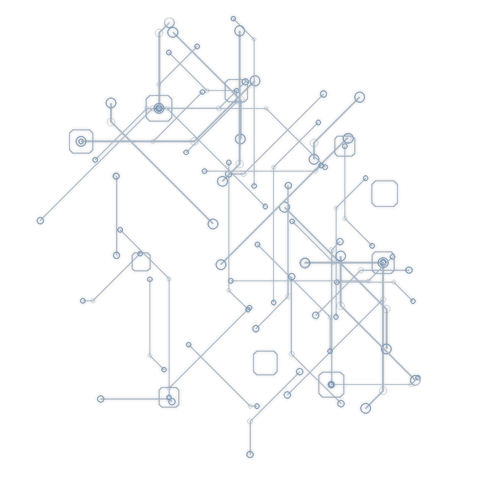
#> input picture Firmware/STM32H743/TouchGFX/assets/images/board.png, 480 x 480 px
$ python gen_settings_tasks_style.py
#> lines starting #> are read from the running program, lines starting #| are printed output that depends on the picture
### Firmware/STM32H743/aura_assets/gen/gen_settings.py
#!/usr/bin/env python3
# -*- coding: utf-8 -*-
"""
Menu SETTINGS - Aura Assistant.

Quatro linhas translucidas (Wi-Fi, Bluetooth, Brightness, Sound) que
flutuam sobre o campo de particulas. O fundo continua vivo:
o painel tem ~40% de opacidade, entao as bolhas e a esfera aparecem atraves
dele.

DECISOES
  - Cada linha e UM sprite: caixa + icone + rotulo + chevron. Sao fixos,
    entao assar tudo junto troca 4 widgets por 1. O VALOR e texto livre,
    editado em tempo de execucao: sai de um ATLAS DE GLIFOS (glyphs/g_XX,
    XX = codigo ASCII em hex) desenhado pelo widget GlyphText. TextArea nao
    serve: nao acompanha o Layout Rotation.
  - Duas versoes por linha: normal e em foco (borda e barra acesas). Um
    halo separado (glow_<i>) fica atras da linha em foco e "respira".
  - As caixas acompanham a curva do display: a largura de cada uma e
    limitada pelo circulo util, mas o conteudo (icone, texto, valor,
    chevron) fica em colunas fixas - alinhado como lista, recortado como
    lente.
  - Cantos chanfrados assimetricos, mesmo vocabulario dos icones
    (gen_icons.py): corte grande em dois cantos, pequeno nos outros, e um
    gap na borda superior.
  - Fonte, tracking e rampa de cor vem do gen_text.py - as palavras novas
    tem que parecer escritas pela mesma mao das antigas.
  - Toda imagem sai quantizada em <= 256 cores RGBA (L8_ARGB8888) e com
    alpha 0 na borda.

Tudo e desenhado em coordenadas LOGICAS (nao giradas) e girado 90 graus
anti-horario na saida, igual ao gen_rotate.py.

Saida:
    gen/settings/                 PNGs nao girados (referencia)
    assets_rotacionados/settings/ PNGs girados
    TouchGFX/assets/images/aura/settings/   (com --install)
    assets_rotacionados/glyphs/   atlas de glifos dos valores, girado
    TouchGFX/assets/images/aura/glyphs/     (com --install)
    TouchGFX/gui/include/gui/common/SettingsLayout.hpp   (com --install)
    TouchGFX/gui/include/gui/common/SettingsGlyphs.hpp   (com --install)
    preview/settings_menu.png, preview/settings_menu.gif

    python gen_settings.py            # gera e faz o preview
    python gen_settings.py --install  # tambem copia para o TouchGFX
"""

import os, sys, math, shutil, random
import numpy as np
from PIL import Image, ImageDraw, ImageFilter, ImageFont

import gen_text as gt
import gen_icons as gi

HERE = os.path.dirname(os.path.abspath(__file__))
BASE = os.path.dirname(HERE)                       # aura_assets/
OUT = os.path.join(HERE, "settings")
OUT_ROT = os.path.join(BASE, "assets_rotacionados", "settings")
PREVIEW = os.path.join(BASE, "preview")
TGFX = os.path.join(os.path.dirname(BASE), "TouchGFX")
TGFX_IMG = os.path.join(TGFX, "assets", "images", "aura", "settings")
OUT_GLYPH = os.path.join(BASE, "assets_rotacionados", "glyphs")
TGFX_GLYPH = os.path.join(TGFX, "assets", "images", "aura", "glyphs")
LAYOUT_HPP = os.path.join(TGFX, "gui", "include", "gui", "common",
                          "SettingsLayout.hpp")
GLYPH_HPP = os.path.join(TGFX, "gui", "include", "gui", "common",
                         "SettingsGlyphs.hpp")

SS = 6
W = H = 480

# ------------------------------------------------------------------ layout
# Coordenadas LOGICAS (como a pessoa ve o display), y para baixo.
TITLE_CY = 88           # lbl_settings reaproveitado
SUB_CY = 113
ROW_Y0 = 136
ROW_H = 46
ROW_GAP = 8
ROW_PITCH = ROW_H + ROW_GAP
R_SAFE = 214            # raio onde os cantos das caixas ainda cabem
HW_MAX = 178            # meia-largura maxima de uma caixa
ICON_CX = 104
ICON_N = 30
LABEL_X = 130           # inicio do texto visivel
VALUE_RX = 352          # fim do texto visivel do valor
CHEV_CX = 377
PAD = 4                 # margem transparente do sprite da linha
GLOW_PAD = 18

ROWS = [
    ("wifi",       "WI-FI"),
    ("bluetooth",  "BLUETOOTH"),
    ("brightness", "BRIGHTNESS"),
    ("sound",      "SOUND"),
]

# Atlas dos valores. O texto e convertido para MAIUSCULAS no GlyphText
# (mesmo estilo dos rotulos); caracteres fora do atlas viram '?'.
GLYPH_PT = 18
GLYPH_PAD = 3           # margem de cada celula, px logicos
GLYPH_CHARS = ("ABCDEFGHIJKLMNOPQRSTUVWXYZ0123456789"
               "-_.,:;/%+&'()!?#@*")
# valores de exemplo so para o preview
PREVIEW_VALUES = ["HOMENET", "ON", "70%", "5/10"]
SUBTITLE = "CUSTOMIZE YOUR AURA"

C_CYAN = np.array((78, 196, 252), np.float32)
C_FILL_TOP = np.array((10, 30, 56), np.float32)
C_FILL_BOT = np.array((5, 16, 34), np.float32)
C_FOCUS = np.array((40, 220, 150), np.float32)
C_FOCUS_ACCENT = np.array((184, 255, 219), np.float32)
C_FOCUS_TOP = np.array((8, 65, 43), np.float32)
C_FOCUS_BOT = np.array((4, 32, 23), np.float32)

# rampa do valor: mais azul e menos branca que a do rotulo - o valor e
# informacao secundaria, como na referencia.
VAL_RAMP = ((184, 223, 243),) * 3


# [7 lines left out: function row_rect, not called in this run]


# ------------------------------------------------------------------ icones
# Mesmo grid de 24 e mesma hierarquia (primario 255, secundario DIM) do
# gen_icons.py.
G = gi.G
DIM = int(255 * gi.DIM)


def draw_wifi(dr, u, w):
    cx, cy = 12 * G, 18.5 * G
    for k, r in enumerate((4.5, 8.5, 12.5)):
        v = 255 if k < 2 else DIM
        dr.arc([u(cx - r * G), u(cy - r * G), u(cx + r * G), u(cy + r * G)],
               225, 315, fill=v, width=w)
    r = 1.4 * G
    dr.ellipse([u(cx - r), u(cy - r), u(cx + r), u(cy + r)], fill=255)


def draw_bluetooth(dr, u, w):
    pts = [(6.5, 7.5), (17, 16.5), (12, 21), (12, 3), (17, 7.5), (6.5, 16.5)]
    dr.line([(u(x * G), u(y * G)) for x, y in pts], fill=255, width=w,
            joint="curve")
    for sg in (-1, 1):           # pontos laterais: detalhe secundario
        r = 0.9 * G
        x, y = 12 * G + sg * 8.5 * G, 12 * G
        dr.ellipse([u(x - r), u(y - r), u(x + r), u(y + r)], fill=DIM)


def draw_brightness(dr, u, w):
    c = 12 * G
    r = 4.2 * G
    dr.ellipse([u(c - r), u(c - r), u(c + r), u(c + r)], outline=255, width=w)
    for i in range(8):
        a = math.pi / 4 * i
        r0, r1 = (6.8, 9.8) if i % 2 == 0 else (7.0, 8.6)
        dr.line([u(c + r0 * G * math.cos(a)), u(c + r0 * G * math.sin(a)),
                 u(c + r1 * G * math.cos(a)), u(c + r1 * G * math.sin(a))],
                fill=255 if i % 2 == 0 else DIM, width=w)


def draw_sound(dr, u, w):
    body = [(3.5, 9.5), (7.5, 9.5), (12.5, 5), (12.5, 19), (7.5, 14.5),
            (3.5, 14.5), (3.5, 9.5)]
    dr.line([(u(x * G), u(y * G)) for x, y in body], fill=255, width=w,
            joint="curve")
    for k, r in enumerate((4.0, 7.5)):
        dr.arc([u((12 - r) * G), u((12 - r) * G), u((12 + r) * G),
                u((12 + r) * G)], -48, 48, fill=255 if k == 0 else DIM, width=w)


DRAW = {"wifi": draw_wifi, "bluetooth": draw_bluetooth,
        "brightness": draw_brightness, "sound": draw_sound}


def build_icon(name, n=ICON_N):
    gi.DRAW[name] = DRAW[name]
    return gi.build_icon(name, n)


# [199 lines left out: functions build_chevron, chamfer_poly, panel_layers, build_row, build_glow, render_glyph and 4 more, not called in this run]


def ncolors(im):
    return len(np.unique(np.asarray(im).reshape(-1, 4), axis=0))


def edge_alpha(im):
    a = np.asarray(im)[..., 3]
    return int(max(a[0].max(), a[-1].max(), a[:, 0].max(), a[:, -1].max()))


# [102 lines left out: functions build_all, write_layout, write_glyphs, not called in this run]


# ------------------------------------------------------------------ preview
# Replica da SettingsLogic.cpp para o GIF: mesmas constantes de tempo.
REVEAL_DELAY, REVEAL_DUR, SLIDE_PX = 4, 16, 44


def ease(t):
    t = min(1.0, max(0.0, t))
    return t * t * (3 - 2 * t)


def unrot(path):
    return Image.open(path).convert("RGBA").rotate(-90, expand=True)


# [125 lines left out: functions make_background, compose, previews, main, not called in this run]


# [2 lines that do not run on import are left out]

### Firmware/STM32H743/aura_assets/gen/gen_text.py
#!/usr/bin/env python3
# -*- coding: utf-8 -*-
"""
Rotulos de texto como SPRITES - Aura Assistant.

Mesma decisao dos digitos da bateria: um TextArea exigiria criar cada texto e
configurar a fonte no Designer, e dependencias de configuracao ja falharam em
silencio nesta integracao. Os textos aqui sao fixos e poucos, entao virar
imagem custa 20 KB e elimina o passo manual.

O tracking (letter-spacing) tambem so existe assim: o Designer nem sempre
expoe esse ajuste, e sem ele o texto em caixa alta fica apertado e perde a
leitura de painel tecnico.

Saida:
    text/lbl_<nome>.png    rotulo grande da opcao (centro da tela)
    text/ctx_<nome>.png    mesma palavra pequena, para sob a marca AURA
    text/msg_<nome>.png    frases de estado
"""

import os
import numpy as np
from PIL import Image, ImageDraw, ImageFont, ImageFilter

import os as _os
_HERE = _os.path.dirname(_os.path.abspath(__file__))
OUT = _os.path.join(_HERE, "text")

SS = 6
TRACK = 0.02            # fracao do corpo da fonte

def _font(name):
    # aura_assets/fonts/ primeiro (Windows); o caminho Linux original e o
    # fallback de quem gerou os assets anteriores.
    local = _os.path.join(_os.path.dirname(_HERE), "fonts", name)
    if _os.path.isfile(local):
        return local
    return "/usr/share/fonts/truetype/google-fonts/" + name


FONT_MED = _font("Poppins-Medium.ttf")
FONT_REG = _font("Poppins-Regular.ttf")

LABELS = ["SETTINGS", "TASKS", "REMINDERS", "CALENDAR", "CHAT"]
MSGS = {
    "hold": "HOLD TO SELECT",
    "cancelled": "CANCELLED",
    "move": "MOVE TO CONTINUE",
    "nocontent": "NO CONTENT YET",
    "back": "HOLD FINGER CLOSE 2s TO GO BACK",
}

C_LOW, C_MID, C_HIGH = (30, 96, 150), (150, 215, 245), (235, 248, 255)


# [83 lines left out: functions render_text, finish, main, not called in this run]


# [2 lines that do not run on import are left out]

### Firmware/STM32H743/aura_assets/gen/gen_settings_tasks_style.py
"""Install Tasks-style Settings sprites in custom QSPI assets, outside Designer."""
from pathlib import Path
import argparse
import numpy as np
from PIL import Image, ImageDraw, ImageFont, ImageFilter
import gen_settings as legacy

ROOT = Path(__file__).resolve().parents[2]
OUT = ROOT / 'aura_assets/compiled/settings_style'
PREVIEW = ROOT / 'aura_assets/preview/settings_tasks_style'
S = 6
FONT = ROOT / 'aura_assets/fonts/Poppins-Medium.ttf'
WHITE = (235, 248, 255)
BLUE = (160, 205, 238)
ROWS = [('Wi-Fi network', 'Wi-Fi', 'wifi', (75,159,255)),
        ('Bluetooth', 'Wireless', 'bluetooth', (184,120,255)),
        ('Display brightness', 'Display', 'brightness', (55,237,156)),
        ('Speaker volume', 'Audio', 'sound', (75,159,255))]


def focus_orb(complete):
    yy,xx=np.mgrid[0:44*S,0:44*S].astype(float)/S
    radius=np.hypot(xx-22,yy-22)
    halo=np.exp(-((radius/14)**4))*190
    pixels=np.zeros((44*S,44*S,4),dtype=np.uint8)
    pixels[:,:,:3]=(10,215,255)
    pixels[:,:,3]=halo.astype(np.uint8)
    inside=radius<=9.5
    shade=np.clip(1-radius/12,0,1)
    shine=np.exp(-(((xx-19)/4)**2+((yy-18)/3)**2))
    for channel,base in enumerate((25,190,235)):
        pixels[:,:,channel]=np.where(inside,np.clip(base+(255-base)*(shade*.55+shine*.85),0,255),pixels[:,:,channel])
    pixels[:,:,3]=np.where(inside,255,pixels[:,:,3])
    im=Image.fromarray(pixels)
    dr=ImageDraw.Draw(im)
    dr.ellipse((12.5*S,12.5*S,31.5*S,31.5*S),outline=(170,255,255),width=S)
    if complete: dr.line((16*S,22*S,20*S,26*S,28*S,18*S),fill=(0,63,84),width=2*S,joint='curve')
    return im


def row(index, focus):
    im = Image.new('RGBA', (364*S, 54*S))
    dr = ImageDraw.Draw(im)
    dr.rounded_rectangle((4*S,4*S,360*S,50*S), radius=9*S,
                         fill=(5,49,65,235) if focus else (5,19,28,235),
                         outline=(100,246,255,255) if focus else (28,72,96,255), width=S)
    cx, cy = 28, 27
    if focus:
        im.alpha_composite(focus_orb(False),((cx-22)*S,(cy-22)*S))
    else:
        dr.ellipse(((cx-8)*S,(cy-8)*S,(cx+8)*S,(cy+8)*S), outline=BLUE,width=S)
    title, label, key, color = ROWS[index]
    dr.text((50*S,9*S),title,font=ImageFont.truetype(str(FONT),14*S),fill=WHITE,anchor='lt')
    # Colored glass tag uses the same construction as the approved Tasks mockup.
    tag=Image.new('RGBA',(101*S,24*S))
    mask=Image.new('L',tag.size)
    ImageDraw.Draw(mask).rounded_rectangle((S,S,100*S,23*S),radius=12*S,fill=255)
    td=ImageDraw.Draw(tag)
    for py in range(24*S):
        f=0.34-0.15*py/(24*S-1)
        td.line((0,py,101*S,py),fill=tuple(round(c*f) for c in color)+(255,))
    tag.putalpha(mask)
    td.rounded_rectangle((S,S,100*S,23*S),radius=12*S,outline=color,width=S)
    ink=tuple(round(c*.45+255*.55) for c in color)
    icon=Image.new('L',(16*S,16*S))
    legacy.DRAW[key](ImageDraw.Draw(icon),lambda v:v*16*S,round(1.2*S))
    colored=Image.new('RGBA',icon.size,ink)
    colored.putalpha(icon)
    tag.alpha_composite(colored,(9*S,4*S))
    td.text((32*S,12*S),label,font=ImageFont.truetype(str(FONT),11*S),fill=ink,anchor='lm')
    im.alpha_composite(tag,(243*S,((54-24)//2)*S))
    return im.resize((364,54),Image.Resampling.LANCZOS)


def glow():
    im=Image.new('RGBA',(44*S,44*S))
    ImageDraw.Draw(im).ellipse((12*S,12*S,32*S,32*S),fill=(35,221,255,230))
    return im.filter(ImageFilter.GaussianBlur(5*S)).resize((44,44),Image.Resampling.LANCZOS)


def glyph(character):
    font=ImageFont.truetype(str(FONT),11*S)
    advance=round(font.getlength(character)*16/S)
    width=int(np.ceil(font.getlength(character)/S))+4
    im=Image.new('RGBA',(width*S,19*S))
    ImageDraw.Draw(im).text((2*S,12*S),character,font=font,fill=BLUE,anchor='ls')
    return im.resize((width,19),Image.Resampling.LANCZOS),advance


def main():
    install=argparse.ArgumentParser()
    install.add_argument('--install',action='store_true')
    args=install.parse_args()
    PREVIEW.mkdir(parents=True,exist_ok=True)
    assets=[]
    for i in range(4):
        for focused in (False,True):
            assets.append((f'row_{i}_{int(focused)}',row(i,focused),0))
    assets.append(('glow',glow(),0))
#> in glow, `im=Image.new('RGBA',(44*S,44*S))`: im: PIL image 264x264 RGBA; every value is 0
    frame=Image.new('RGBA',(364*S,54*S))
    ImageDraw.Draw(frame).rounded_rectangle((4*S,4*S,360*S,50*S),radius=9*S,outline=(130,255,255,255),width=S)
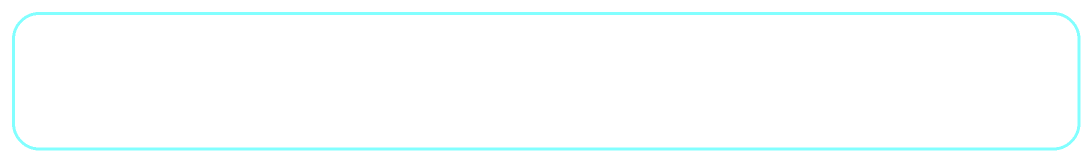
#> frame: PIL image 2184x324 RGBA (shown at 1/2 size); mean R, G, B, A 5.2, 10.2, 10.2, 10.2; transparent parts drawn white
    assets.append(('focus_frame',frame.resize((364,54),Image.Resampling.LANCZOS),0))
    for code in range(33,127):
        im,advance=glyph(chr(code))
        assets.append((f'g_{code:02X}',im,advance))
#> this loop made 94 passes
#> advance on passes 1 to 12: 71, 81, 147, 112, 167, 137, 48, 69, 69, 88, 147, 56
#> after the loop, assets = 104 items
    # All custom sprites must have clean transparent edges. ARGB8888 uses
    # no palette and requires no dithering or Designer conversion.
    for _,im,_ in assets:
        pixels=np.array(im)
        pixels[[0,-1],:]=0
        pixels[:,[0,-1]]=0
        im.paste(Image.fromarray(pixels))
        assert not np.asarray(im)[[0,-1],:,3].any()
        assert not np.asarray(im)[:,[0,-1],3].any()
#> this loop made 104 passes
#> pass 1, in main, `pixels=np.array(im)`:
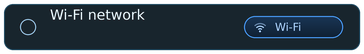
#> pixels: shape (54, 364, 4); mean R, G, B, A 12.7, 31.8, 43.4, 199.3; transparent parts drawn white
    font=ImageFont.truetype(str(FONT),11*S)
    for value in ('HomeNet','On','Off','0%','100%','0/10','10/10'):
        assert font.getlength(value)/S<=180
    for title, label, _, _ in ROWS:
        assert ImageFont.truetype(str(FONT),14*S).getlength(title)/S<190
        assert font.getlength(label)/S<65
    canvas=Image.new('RGBA',(480,480),(0,0,0,255))
    base=ROOT/'TouchGFX/assets/images'
    board=Image.open(base/'board.png').convert('RGBA').transpose(Image.Transpose.ROTATE_270)
    board.putalpha(board.getchannel('A').point(lambda a:round(a*.4)))
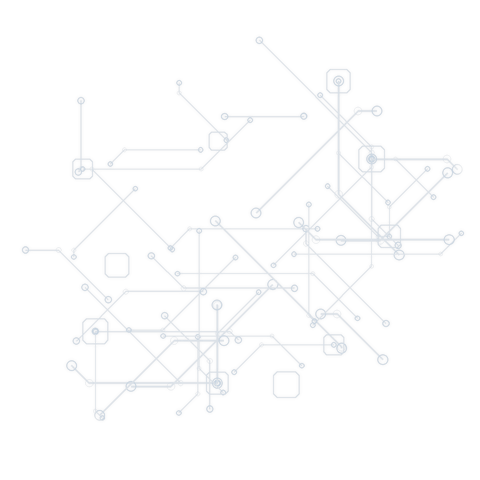
#> board: PIL image 480x480 RGBA; mean R, G, B, A 6.7, 24, 47, 2; transparent parts drawn white
    canvas.alpha_composite(board)
    dr=ImageDraw.Draw(canvas)
    dr.text((240,70),'SETTINGS',font=ImageFont.truetype(str(FONT),25),fill=WHITE,anchor='mt')
    dr.text((240,105),'CUSTOMIZE YOUR AURA',font=ImageFont.truetype(str(FONT),11),fill=BLUE,anchor='mt')
    for i,value in enumerate(('HomeNet','On','70%','5/10')):
        y=132+54*i
        if i==1: canvas.alpha_composite(glow(),(64,y+5))
        canvas.alpha_composite(row(i,i==1),(58,y))
        ImageDraw.Draw(canvas).text((108,y+31),value,font=ImageFont.truetype(str(FONT),11),fill=BLUE,anchor='lt')
#> this loop made 4 passes
#> pass 1, in row (call 9), `colored=Image.new('RGBA',icon.size,ink)`:
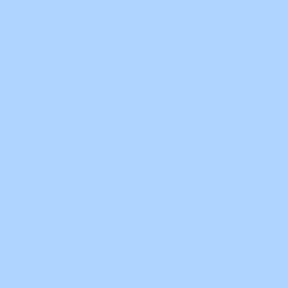
#> colored: PIL image 96x96 RGBA (shown 3 times larger); mean R, G, B, A 174, 212, 255, 255
#> pass 3, in row (call 11), `colored=Image.new('RGBA',icon.size,ink)`:
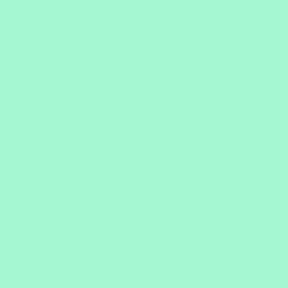
#> colored: PIL image 96x96 RGBA (shown 3 times larger); mean R, G, B, A 165, 247, 210, 255
#> after the loop:
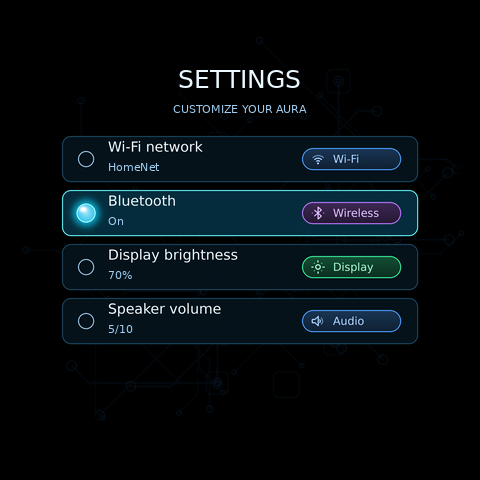
#> canvas: PIL image 480x480 RGBA; mean R, G, B, A 6, 12.9, 16.5, 255
    # Composite shared status header and perimeter from existing assets.
    header=Image.new('RGBA',(480,480))
#> header: PIL image 480x480 RGBA; every value is 0
    for name,position in [('aura/status/wifi_3.png',(31,283)),
                          ('aura/status/batt_frame.png',(35,176)),
                          ('aura/logo/logo_00.png',(20,217))]:
        header.alpha_composite(Image.open(base/name).convert('RGBA'),position)
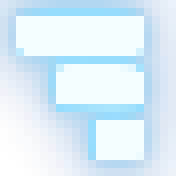
#> input picture Firmware/STM32H743/TouchGFX/assets/images/aura/status/wifi_3.png, 22 x 22 px (shown 8 times larger)
    ImageDraw.Draw(header).rectangle((38,187,46,203),fill=(86,210,255))
    canvas.alpha_composite(header.transpose(Image.Transpose.ROTATE_270))
    canvas.alpha_composite(Image.open(base/'aura/rim/rim.png').convert('RGBA').transpose(Image.Transpose.ROTATE_270))
    for line,label in enumerate(('RIGHT SELECT','HOLD CLOSE TO GO BACK')):
        ImageDraw.Draw(canvas).text((240,400+15*line),label,font=ImageFont.truetype(str(FONT),11),fill=BLUE,anchor='mt')
    canvas.convert('RGB').save(PREVIEW/'settings.png')
    if not args.install: return
    OUT.mkdir(parents=True,exist_ok=True)
    header=['#pragma once\n#include <stdint.h>\n',
            'struct SettingsStyleSprite { const uint32_t* pixels; int16_t width, height; uint16_t advance16; };\n',
            'extern const SettingsStyleSprite settingsStyleRows[4][2];\n',
            'extern const SettingsStyleSprite settingsStyleGlow;\n',
            'extern const SettingsStyleSprite settingsStyleFocusFrame;\n',
            'extern const SettingsStyleSprite settingsStyleGlyphs[94];\n',
            f'constexpr uint16_t SETTINGS_STYLE_SPACE16 = {round(ImageFont.truetype(str(FONT),11*S).getlength(" ")*16/S)};\n']
    cpp=['#include "SettingsStyleAssets.hpp"\n#include <touchgfx/hal/Config.hpp>\n']
    entries={}
    for name,im,advance in assets:
        im.save(PREVIEW/(name+'.png'))
        # Existing PixelDataWidget paths use 180-degree source pixels, with
        # swapped widget dimensions, for the project's Portrait orientation.
        arr=np.asarray(im.transpose(Image.Transpose.ROTATE_180),dtype=np.uint32)
        words=((arr[:,:,3]<<24)|(arr[:,:,0]<<16)|(arr[:,:,1]<<8)|arr[:,:,2]).ravel()
        cpp.append(f'LOCATION_PRAGMA("ExtFlashSection")\nKEEP static const uint32_t {name}[] LOCATION_ATTRIBUTE("ExtFlashSection") = {{\n')
        cpp.extend('    '+','.join(f'0x{v:08x}' for v in words[j:j+12])+',\n' for j in range(0,len(words),12))
        cpp.append('};\n')
        entries[name]=f'{{ {name}, {im.height}, {im.width}, {advance} }}'
    cpp.append('const SettingsStyleSprite settingsStyleRows[4][2] = {\n'+
               ',\n'.join('    { '+entries[f'row_{i}_0']+', '+entries[f'row_{i}_1']+' }' for i in range(4))+'\n};\n')
    cpp.append('const SettingsStyleSprite settingsStyleGlow = '+entries['glow']+';\n')
    cpp.append('const SettingsStyleSprite settingsStyleFocusFrame = '+entries['focus_frame']+';\n')
    cpp.append('const SettingsStyleSprite settingsStyleGlyphs[94] = {\n'+
               ',\n'.join('    '+entries[f'g_{code:02X}'] for code in range(33,127))+'\n};\n')
    (OUT/'SettingsStyleAssets.hpp').write_text(''.join(header))
    (OUT/'SettingsStyleAssets.cpp').write_text(''.join(cpp))
    print(f'{len(assets)} custom sprites generated; QSPI pixel bytes: {sum(im.width*im.height*4 for _,im,_ in assets)}')


#> (the run stopped early here; a loop or call above may not have finished)
